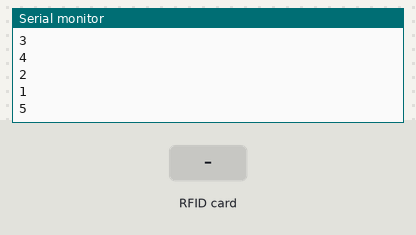
Bench run of a sketch on a simulated Arduino Uno, built with avr-gcc and run on an emulated ATmega328P. Parts: the last lines printed to the serial monitor. Inputs (shaded band) come from the test bench. Random numbers use the default seed unless the sketch sets one; EEPROM starts erased.

Above: at 1.2 s.
1.3 s: RFID card FB 27 44 1C held to the reader
At 1.7 s:
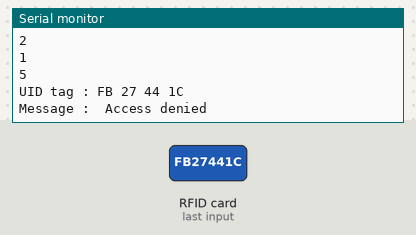
2.8 s: RFID card AB DF 56 1C held to the reader
At 4.0 s:
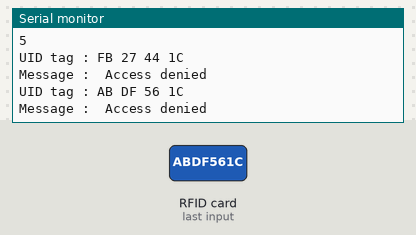
4.3 s: RFID card CB 87 4A 1C held to the reader
At 4.7 s:
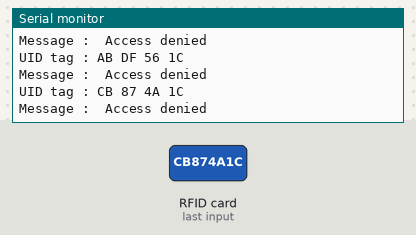
5.8 s: RFID card 5E 7A 19 C4 held to the reader
At 7.2 s:
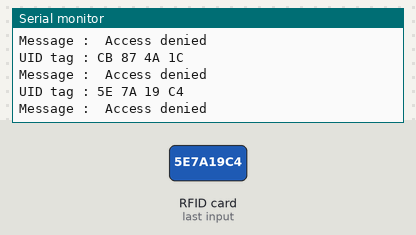
Timing chart, 0 to 8.3 s (numbered marks = the images above; inputs shaded):
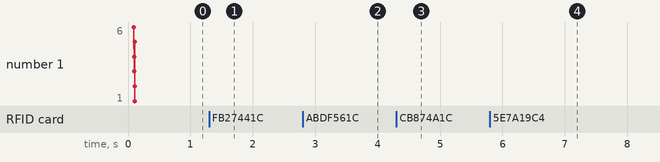

Measured:
- after the input at 1.3 s, the serial monitor: prints a new line at once (image 1)
- after the input at 2.8 s, the serial monitor: prints a new line at once (image 2)
- after the input at 4.3 s, the serial monitor: prints a new line at once (image 3)
- after the input at 5.8 s, the serial monitor: prints a new line at once (image 4)

The sketch:

Lake_Race.ino
```cpp
#include <Time.h>
#include <EEPROM.h>
#include <SPI.h>
#include <MFRC522.h>
#define SS_PIN 10
#define RST_PIN 9
MFRC522 mfrc522(SS_PIN, RST_PIN);   // Create MFRC522 instance.
int nums[]={1,2,3,4,5,6};
String uids[] = {"FB 27 44 1C","AB DF 56 1C","CB 87 4A 1C","87 5B 6F 3C","E7 B6 48 3B","27 87 26 3B"};
int questionNumberArray[] ={1,2,3,4,5,6};
long startTime = millis();
bool complete = true;
void reseedRandom( void )
{
  static const uint32_t HappyPrime = 937;
  union
  {
    uint32_t i;
    uint8_t b[4];
  }
  raw;
  int8_t i;
  unsigned int seed;

  for ( i=0; i < sizeof(raw.b); ++i )
  {
    raw.b[i] = EEPROM.read( i );
  }

  do
  {
    raw.i += HappyPrime;
    seed = raw.i & 0x7FFFFFFF;
  }
  while ( (seed < 1) || (seed > 2147483646) );

  randomSeed( seed );

  for ( i=0; i < sizeof(raw.b); ++i )
  {
    EEPROM.write( i, raw.b[i] );
  }
}

void setup() {
  // put your setup code here, to run once:
  Serial.begin(9600);   // Initiate a serial communication
  SPI.begin();      // Initiate  SPI bus
  mfrc522.PCD_Init();   // Initiate MFRC522
  Serial.println("Approximate your card to the reader...");
  Serial.println();
  reseedRandom();


const int questionCount = sizeof questionNumberArray / sizeof questionNumberArray[0];
for (int i=0; i < questionCount; i++) {
   int n = random(0, questionCount);  // Integer from 0 to questionCount-1
   int temp = questionNumberArray[n];
   questionNumberArray[n] =  questionNumberArray[i];
   questionNumberArray[i] = temp;
  }
 for(int j =0; j < sizeof questionNumberArray / sizeof questionNumberArray[0]; j++){
 Serial.println(questionNumberArray[j]);
 }
}

int loopCounter = 0;
void loop() {
if((loopCounter != 6 && millis() <= 210000) || !complete){
  int first = questionNumberArray[0];
  int second = questionNumberArray[1];
  int third = questionNumberArray[2];
  int fourth = questionNumberArray[3];
  int fifth = questionNumberArray[4];
  int sixth = questionNumberArray[5];
  int loopingProgress[] = {first,second,third,fourth,fifth,sixth};
  if ( ! mfrc522.PICC_IsNewCardPresent())
    {
      return;
    }
    // Select one of the cards
    if ( ! mfrc522.PICC_ReadCardSerial())
    {
      return;
    }
    //Show UID on serial monitor
    Serial.print("UID tag :");
    String content= "";
    byte letter;
    for (byte i = 0; i < mfrc522.uid.size; i++)
    {
       Serial.print(mfrc522.uid.uidByte[i] < 0x10 ? " 0" : " ");
       Serial.print(mfrc522.uid.uidByte[i], HEX);
       content.concat(String(mfrc522.uid.uidByte[i] < 0x10 ? " 0" : " "));
       content.concat(String(mfrc522.uid.uidByte[i], HEX));
    }
    Serial.println();
    Serial.print("Message : ");
    content.toUpperCase();

  int lp = loopingProgress[loopCounter];
    if(content.substring(1) == uids[lp-1]){
       Serial.println("Authorized access");
       Serial.println();
       delay(1000);
       loopCounter++;
    }

   else   {
      Serial.println(" Access denied");
      delay(1000);
    }

  }else{
    if(millis() >= 210000){
    Serial.println("Time ran out, reset to start over");
    complete = true;
    delay(100000000);
  }else{
    Serial.println("Complete, the password is ...");
    complete = true;
    delay(10000000);
  }

  }
}
```
